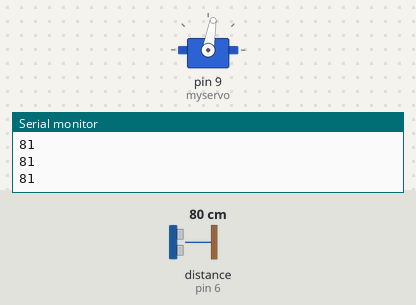
Bench run of a sketch on a simulated Arduino Uno, built with avr-gcc and run on an emulated ATmega328P. Shown: servo, the last lines printed to the serial monitor. The test bench sets the inputs (shaded band); at power-on: distance to the obstacle (sensor on pin 6) 80 cm. The echo pulse lasts 58.3 µs per cm.

Above: at 1.2 s.
1.3 s: distance to the obstacle (sensor on pin 6) set to 11 cm
2.8 s: distance to the obstacle (sensor on pin 6) set to 8 cm
At 3.7 s:
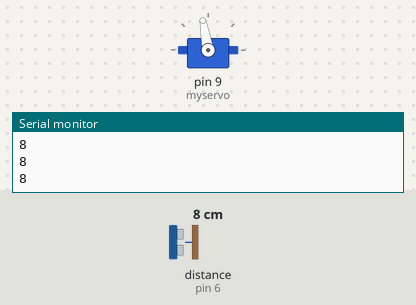
4.3 s: distance to the obstacle (sensor on pin 6) set to 18 cm
At 5.5 s:
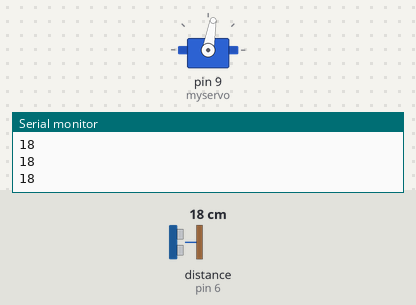
5.8 s: distance to the obstacle (sensor on pin 6) set to 2 cm
At 6.8 s:
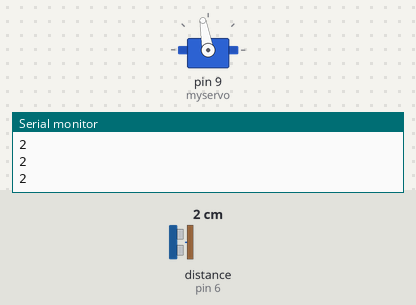
Timing chart, 0 to 8.3 s (numbered marks = the images above; inputs shaded):
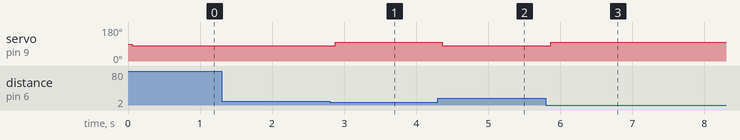

The sketch:

newping.ino
```cpp
#include <Servo.h>
#include <NewPing.h>

Servo myservo;
#define TRIGGER_PIN 8
#define ECHO_PIN 6
#define MAX_DISTANCE 200

int cm = 0;
NewPing myHCSR04(TRIGGER_PIN, ECHO_PIN, MAX_DISTANCE);

void setup() {
 Serial.begin(9600);
 myservo.attach(9);
}

void loop() {
    cm = myHCSR04.ping_cm();
     Serial.println(cm);
     delay(50);
    if ( cm != 0 && cm < 150)
  {
    if (cm < 10) {
      myservo.write(100);
    }
    if (cm > 10) {
       myservo.write(80);
    }
  }
}
```

Measured:
- the behaviour switches between 10 and 9 cm on distance to the obstacle (sensor on pin 6) (found by bisection; images 0 and 1)
- after the input at 2.8 s, servo on pin 9 (myservo): 80° → 100° after 0.08 s
- after the input at 4.3 s, servo on pin 9 (myservo): 100° → 80° after 0.06 s
- after the input at 5.8 s, servo on pin 9 (myservo): 80° → 100° after 0.07 s
